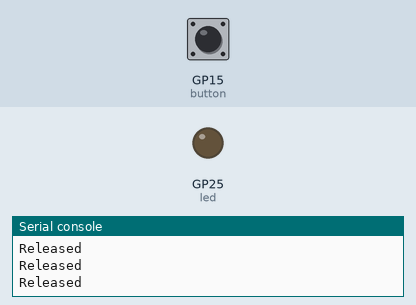
Recording of a program running on a simulated Raspberry Pi Pico running CircuitPython. Shown: output pins drawn as LEDs (lit = HIGH), the last lines printed to the serial console. Inputs (shaded band) come from the test bench; at power-on: GP15 (button) HIGH.

Above: at 1.2 s.
1.3 s: GP15 (button) pulled LOW for 0.15 s
At 1.4 s:
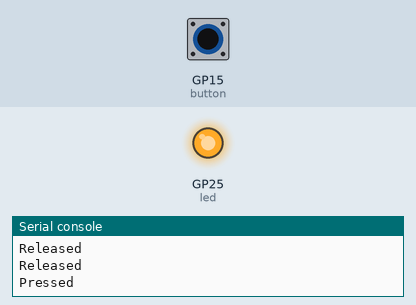
3.0 s: GP15 (button) pulled LOW for 3.2 s
At 7.1 s:
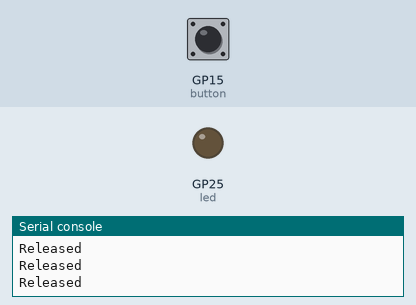
Timing chart, 0 to 8.6 s (numbered marks = the images above; inputs shaded):
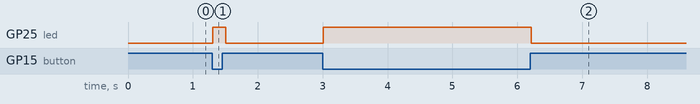

Measured:
- after the input at 1.3 s, GP25 (led): LOW → HIGH at once, → LOW 0.20 s later
- after the input at 3.0 s, GP25 (led): LOW → HIGH at once, → LOW 3.2 s later

The program:

button.py
```python
import board
import digitalio
import time

led = digitalio.DigitalInOut(board.LED)
led.direction = digitalio.Direction.OUTPUT

button = digitalio.DigitalInOut(board.GP15)
button.direction = digitalio.Direction.INPUT
button.pull = digitalio.Pull.UP

while True:
    if not button.value:
        led.value = True
        print("Pressed")
    else:
        led.value = False
        print("Released")

    time.sleep(0.1)
```
